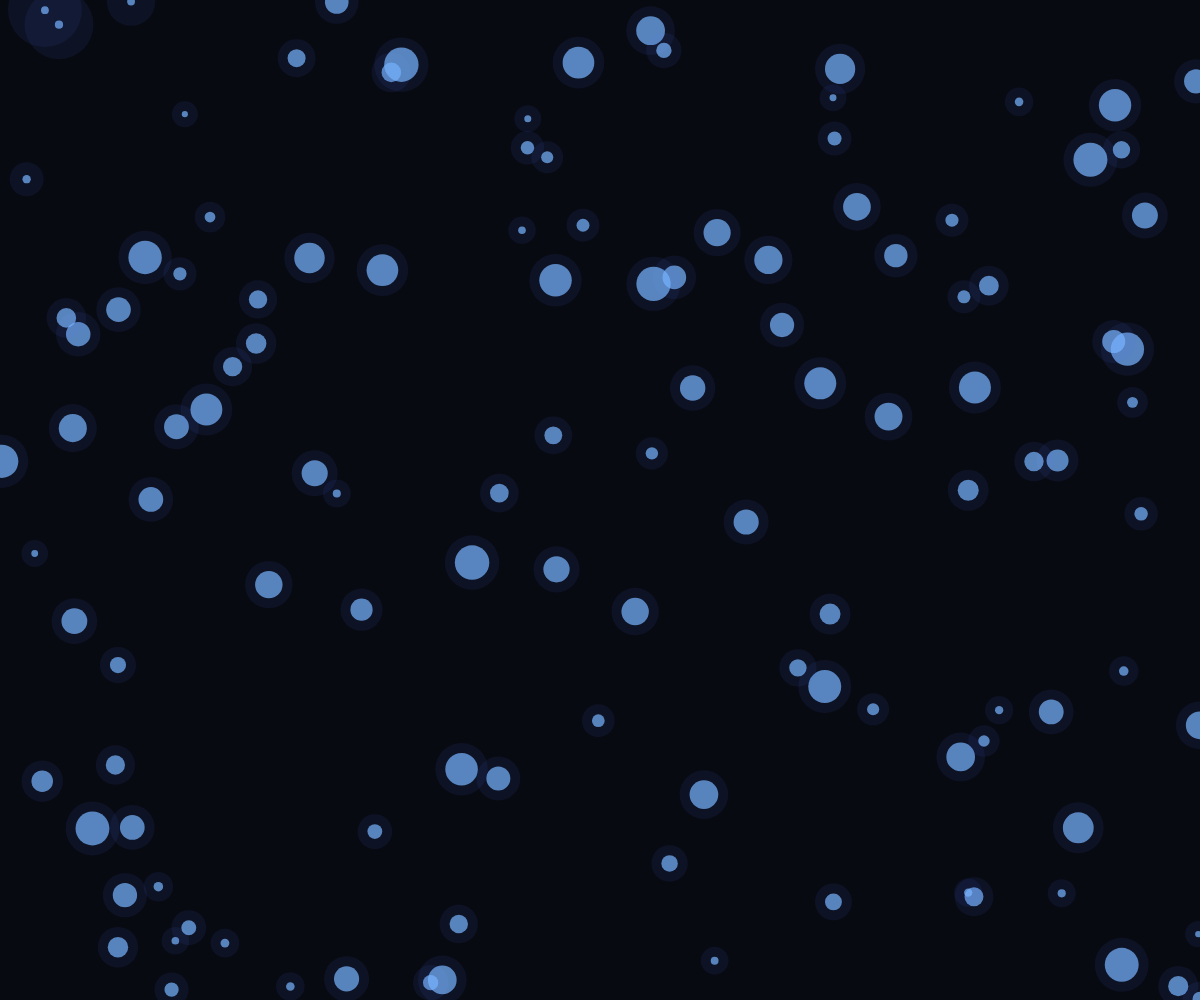
Frame 1 (no input)
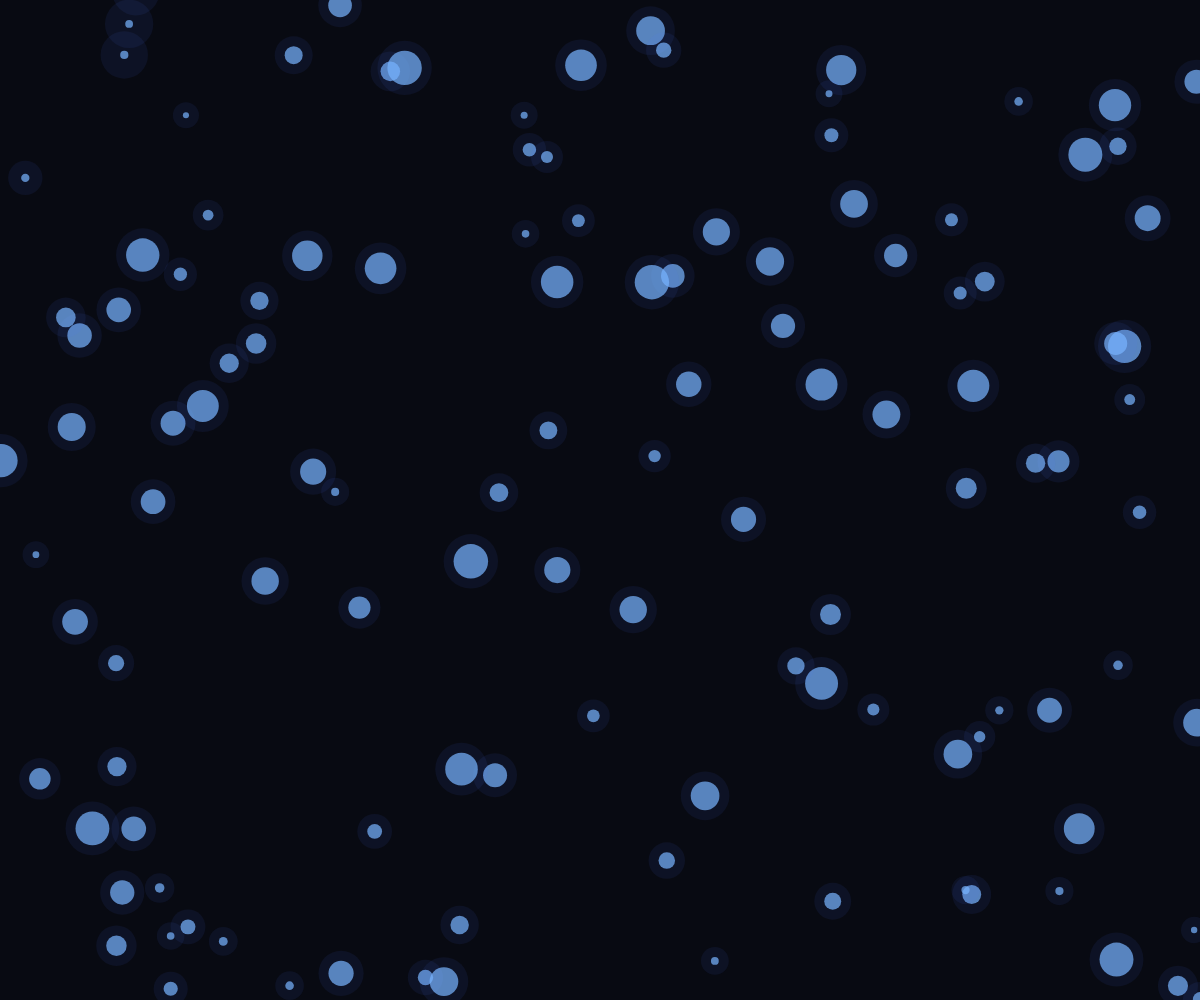
Frame 60 (no input)
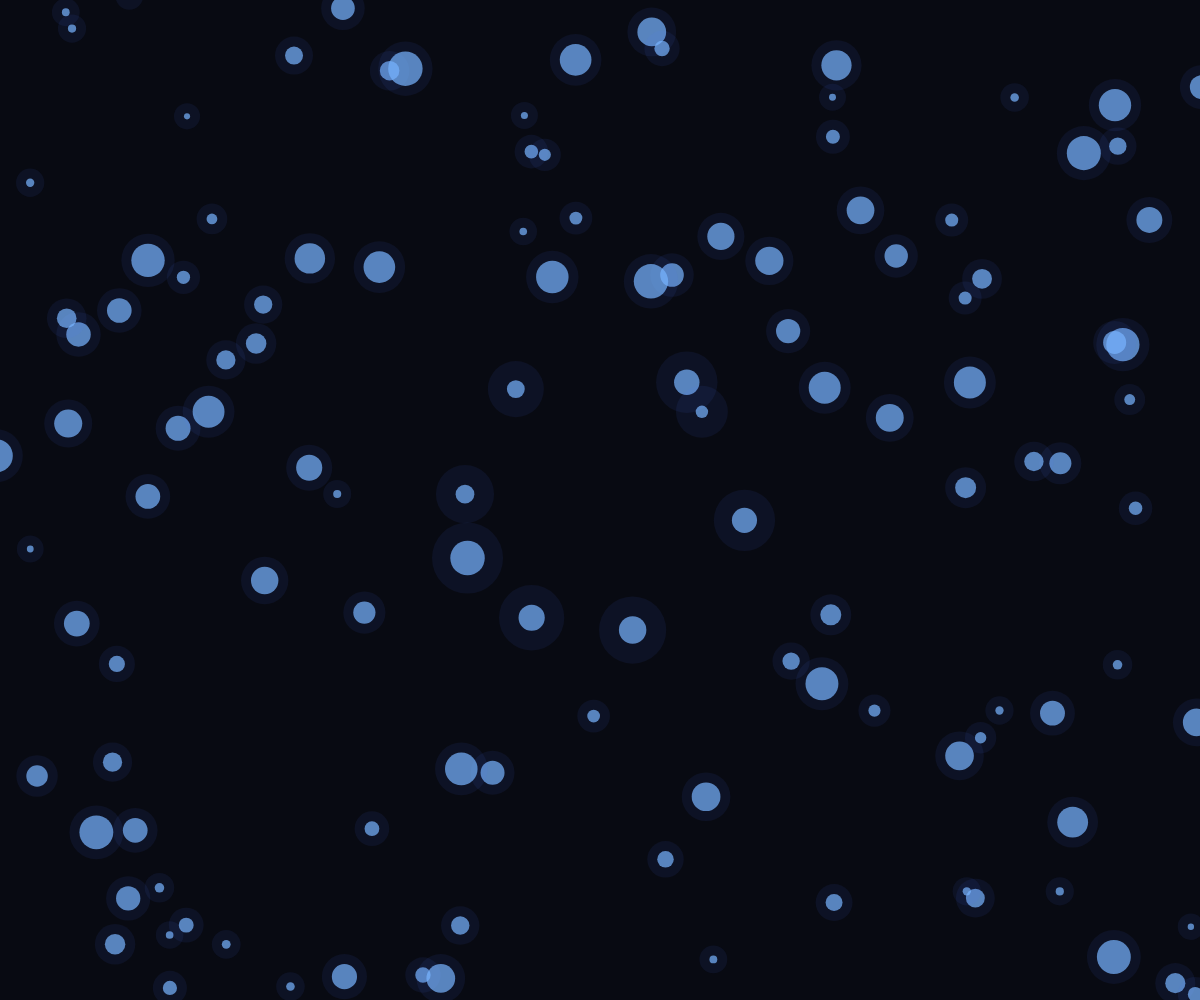
Frame 120 (the mouse pressed at the canvas centre since frame 60)

The p5.js sketch that drew these frames (run headless with seeded random() and noise() and a simulated clock; from frame 60 on, the mouse is pressed at the canvas centre):

// p5.js sketch
// ── sketch.js
let blobs = [];
let totalBlobs = 120;

function setup() {
  createCanvas(windowWidth, windowHeight);
  noStroke();

  for (let i = 0; i < totalBlobs; i++) {
    blobs.push(new Blob());
  }
}

function draw() {
  background(8, 10, 18);

  for (let blob of blobs) {
    blob.update();
    blob.display();
  }
}

class Blob {

  constructor() {
    this.x = random(width);
    this.y = random(height);

    this.baseX = this.x;
    this.baseY = this.y;

    this.size = random(6, 35);

    this.offset = random(1000);
  }

  update() {

    let d = dist(mouseX, mouseY, this.x, this.y);

    if (d < 140) {

      let angle = atan2(this.y - mouseY, this.x - mouseX);

      let force = map(d, 0, 140, 6, 0);

      this.x += cos(angle) * force;
      this.y += sin(angle) * force;

    } else {

      this.x = lerp(this.x, this.baseX, 0.02);
      this.y = lerp(this.y, this.baseY, 0.02);

    }

    let n = noise(this.offset, frameCount * 0.01);

    this.x += map(n, 0, 1, -0.3, 0.3);
    this.y += map(n, 0, 1, -0.3, 0.3);

  }

  display() {

    let d = dist(mouseX, mouseY, this.x, this.y);

    let glow = map(d, 0, 200, 80, 20);
    glow = constrain(glow, 20, 80);

    fill(80, 120, 255, 20);
    ellipse(this.x, this.y, this.size + glow);

    fill(120, 180, 255, 180);
    ellipse(this.x, this.y, this.size);

  }

}

function windowResized() {
  resizeCanvas(windowWidth, windowHeight);
}
